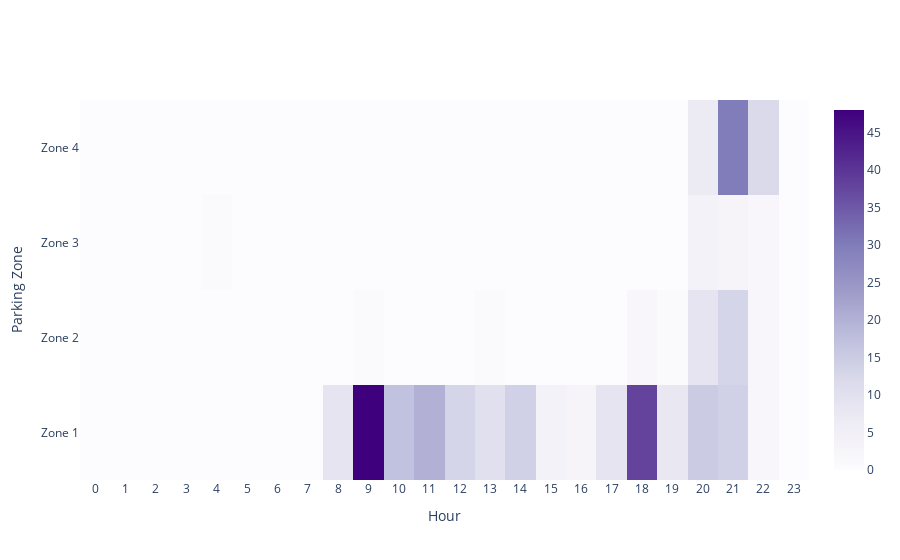
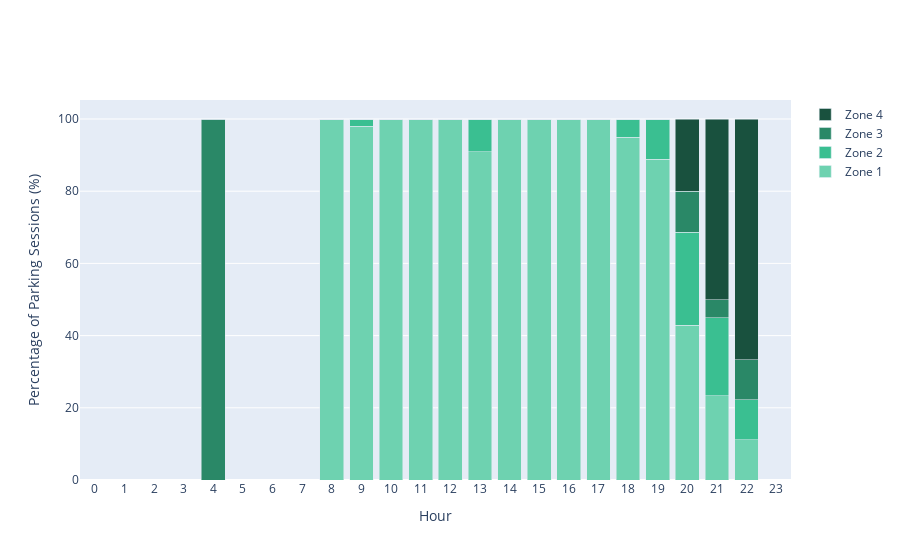

The notebook cell saved with these charts, in order:
### Code cell
plot_heatmap(df1, 'parking_zone', 'hour')
plot_stacked_bar(df1, 'hour', 'parking_zone', by_percentage=True)

### Figure 1 — Plotly figure (JSON) as saved in the notebook; plotly's stock layout.template omitted (floating-point values rounded to 4 significant figures)
{"data": [{"colorscale": [[0, "rgb(252,251,253)"], [0.125, "rgb(239,237,245)"], [0.25, "rgb(218,218,235)"], [0.375, "rgb(188,189,220)"], [0.5, "rgb(158,154,200)"], [0.625, "rgb(128,125,186)"], [0.75, "rgb(106,81,163)"], [0.875, "rgb(84,39,143)"], [1, "rgb(63,0,125)"]], "type": "heatmap", "x": [0, 1, 2, 3, 4, 5, 6, 7, 8, 9, 10, 11, 12, 13, 14, 15, 16, 17, 18, 19, 20, 21, 22, 23], "y": ["Zone 1", "Zone 2", "Zone 3", "Zone 4"], "z": [[0, 0, 0, 0, 0, 0, 0, 0, 9, 48, 17, 20, 13, 10, 14, 4, 3, 9, 38, 8, 15, 14, 2, 0], [0, 0, 0, 0, 0, 0, 0, 0, 0, 1, 0, 0, 0, 1, 0, 0, 0, 0, 2, 1, 9, 13, 2, 0], [0, 0, 0, 0, 1, 0, 0, 0, 0, 0, 0, 0, 0, 0, 0, 0, 0, 0, 0, 0, 4, 3, 2, 0], [0, 0, 0, 0, 0, 0, 0, 0, 0, 0, 0, 0, 0, 0, 0, 0, 0, 0, 0, 0, 7, 30, 12, 0]]}], "layout": {"title": {"text": ""}, "xaxis": {"nticks": 36, "title": {"text": "Hour"}}, "yaxis": {"title": {"text": "Parking Zone"}}}}

### Figure 2 — Plotly figure (JSON) as saved in the notebook; plotly's stock layout.template omitted (floating-point values rounded to 4 significant figures)
{"data": [{"marker": {"color": "#6ed2b0"}, "name": "Zone 1", "type": "bar", "x": [0, 1, 2, 3, 4, 5, 6, 7, 8, 9, 10, 11, 12, 13, 14, 15, 16, 17, 18, 19, 20, 21, 22, 23], "y": [null, null, null, null, 0, null, null, null, 100, 98, 100, 100, 100, 90.9, 100, 100, 100, 100, 95, 88.9, 42.9, 23.3, 11.1, null]}, {"marker": {"color": "#3abf91"}, "name": "Zone 2", "type": "bar", "x": [0, 1, 2, 3, 4, 5, 6, 7, 8, 9, 10, 11, 12, 13, 14, 15, 16, 17, 18, 19, 20, 21, 22, 23], "y": [null, null, null, null, 0, null, null, null, 0, 2, 0, 0, 0, 9.1, 0, 0, 0, 0, 5, 11.1, 25.7, 21.7, 11.1, null]}, {"marker": {"color": "#2a8867"}, "name": "Zone 3", "type": "bar", "x": [0, 1, 2, 3, 4, 5, 6, 7, 8, 9, 10, 11, 12, 13, 14, 15, 16, 17, 18, 19, 20, 21, 22, 23], "y": [null, null, null, null, 100, null, null, null, 0, 0, 0, 0, 0, 0, 0, 0, 0, 0, 0, 0, 11.4, 5, 11.1, null]}, {"marker": {"color": "#19513e"}, "name": "Zone 4", "type": "bar", "x": [0, 1, 2, 3, 4, 5, 6, 7, 8, 9, 10, 11, 12, 13, 14, 15, 16, 17, 18, 19, 20, 21, 22, 23], "y": [null, null, null, null, 0, null, null, null, 0, 0, 0, 0, 0, 0, 0, 0, 0, 0, 0, 0, 20, 50, 66.7, null]}], "layout": {"barmode": "stack", "title": {"text": ""}, "xaxis": {"nticks": 36, "title": {"text": "Hour"}}, "yaxis": {"title": {"text": "Percentage of Parking Sessions (%)"}}}}
